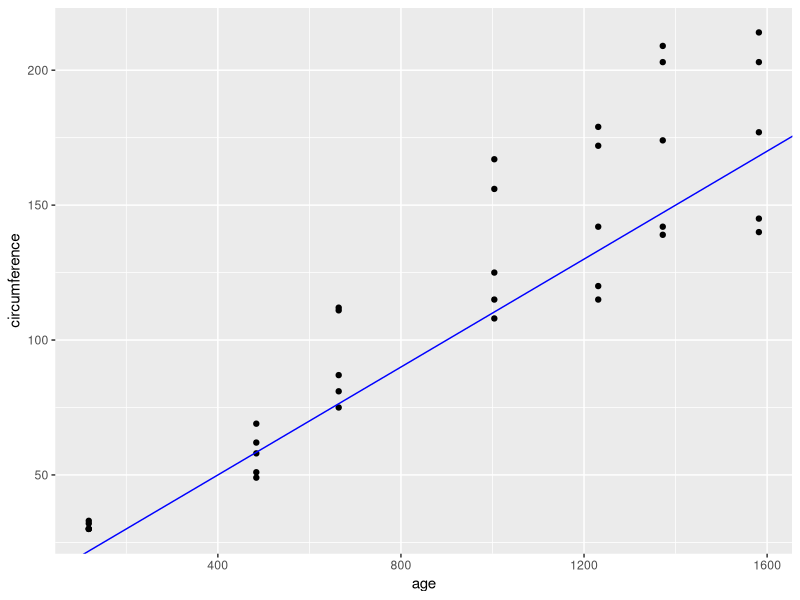
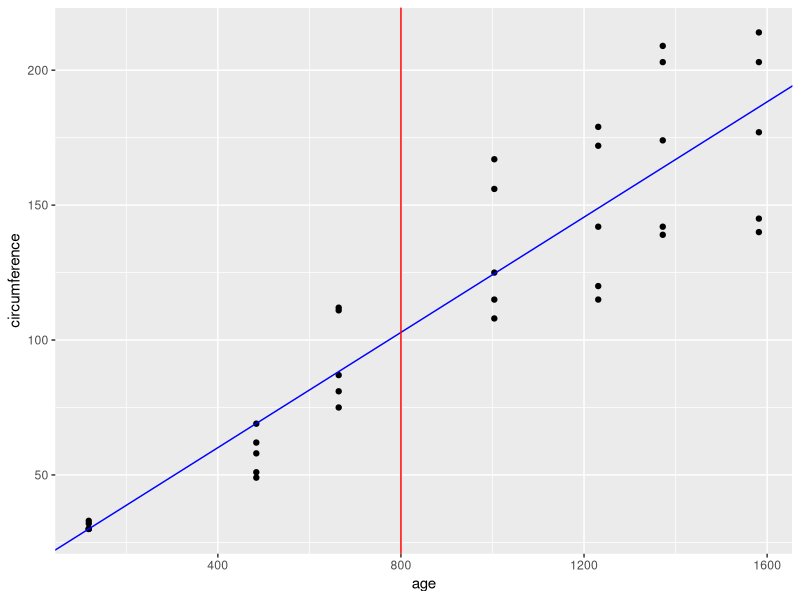

Here is the R script that generated these plots, in order:
library(tidyverse)

data("Orange")

head(Orange)

#cuanto medira la circuncerencia a los 800 dias?
#deberiamos plantear un modelo de regresion lineal

Orange %>% 
  ggplot(aes(
    x = age, 
    y = circumference
  )) +
  geom_point() +
  geom_abline( 
    intercept = 10, #intercept -> ordenada al origen
    slope = .1, # slope -> pendiente
    col = "blue"
    )

# abline traza una linea a la que nosotros le ponemos los valores
# lo mejor seria encontrar la recta q se ajuste

# lm se basa en metodos de  optimizacion de minimos cuadrados
# me da a devolver los mejofres valores para pendiente y ordenada
lm (circumference ~ age, data = Orange) # circunferencia respecto de age


Orange %>% 
  ggplot(aes(
    x = age, 
    y = circumference
  )) +
  geom_point() +
  geom_abline( 
    intercept = 17.3997,
    slope = 0.1068,
    col = "blue"
  ) +
  geom_vline(
    xintercept = 800,
    col = "red"
  )

x <- 800
medida <- 0.1068 * x + 17.3997
medida

